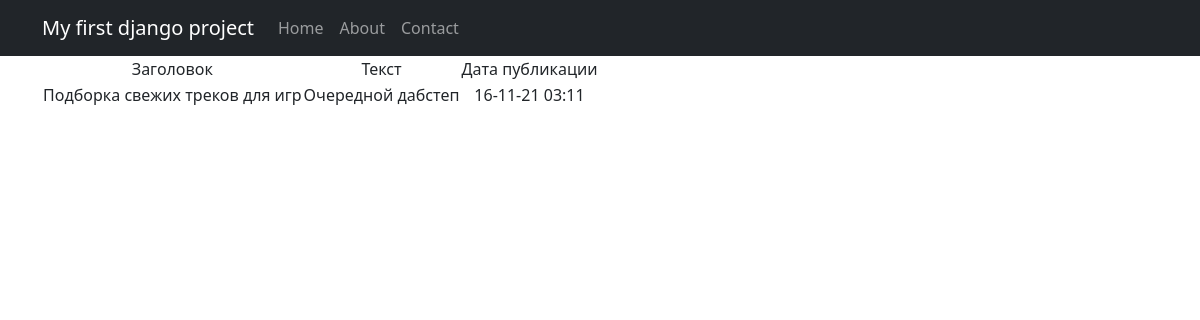
The page /news/2 on the database its author committed.
### news/models.py (models this page shows, shortened)
class Post(models.Model):
    article = 'A'
    news = 'N'
    POST_TYPE = [
        (article, "Статья"),
        (news, "Новость")
    ]
    author = models.ForeignKey(Author, on_delete=models.CASCADE)
    post_type = models.CharField(max_length=1, choices=POST_TYPE, default=article)
    creation_date = models.DateTimeField(auto_now_add=True)
    categories = models.ManyToManyField(Category, through='PostCategory')
    title = models.CharField(max_length=256)
    text = models.TextField()
    rating = models.IntegerField(default=0)

### news/views.py (the view)
# urls.py: path('<int:pk>', NewsDetail.as_view()),
class NewsDetail(DetailView):
    model = Post
    template_name = 'post.html'
    context_object_name = 'post'

### news/templatetags/custom_filters.py (called while the page is built)
@register.filter(name='censor')
def censor(text):
    censored_text = ""
    punct_mark = ""
    for word in text.split():
        while not word[-1].isalpha():
            punct_mark = word[-1] + punct_mark
            if len(word) == 1:
                word = ""
                break
            word = word[:-1]
        if word.lower() in CENSOR_LIST:
            word = "*" * len(word)
        censored_text += word + punct_mark + " "
        punct_mark = ""
    return censored_text

### templates/post.html (shortened to what this page needs)
{% extends 'flatpages/default.html' %}
{% load custom_filters %}
{% block content %}
    <table>
        <tr>
            <td>
                Заголовок
            </td>
            <td>
                Текст
            </td>
            <td>
                Дата публикации
            </td>
        </tr>
        <tr>
            <td>
                {{ post.title|censor }}
            </td>
            <td>
                {{ post.text|censor|truncatechars:50 }}
            </td>
            <td>
                {{ post.creation_date|date:"d-m-y h:m" }}
            </td>
        </tr>
    </table>
{% endblock content %}

### rows shown on the page
Post: title|censor "Подборка свежих треков для игр", text|censor "Очередной дабстеп", creation_date "16-11-21 03:11"
